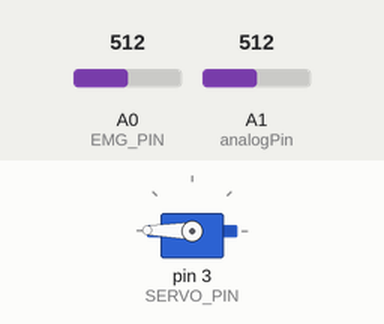
Simulated run of this sketch. Board: Arduino Uno, built with avr-gcc and run on an emulated ATmega328P. On the bench: servo. The test bench sets the inputs (shaded band); at power-on: A0 (EMG_PIN) = 512, A1 (analogPin) = 512. What the sketch prints to the serial monitor is not drawn.

Above: at 0.3 s.
Timing chart, 0 to 1.8 s (numbered marks = the images above):
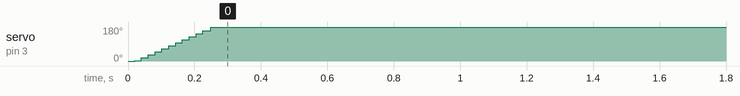

The sketch:

077-MyoWare-Muscle-Sensor.ino
```cpp
#include <Servo.h>

//Threshold for servo motor control with muscle sensor.
//You can set a threshold according to the maximum and minimum values of the muscle sensor.
#define THRESHOLD 200
#define baseline 90
//Pin number where the sensor is connected. (Analog 0)
#define EMG_PIN 0
#define analogPin 1

//Pin number where the servo motor is connected. (Digital PWM 3)
#define SERVO_PIN 3

//Define Servo motor
Servo SERVO_1;

const int numReadings = 20;
const int numTrail = 1000;

int readings[numReadings];      // the readings from the analog input
int readIndex = 0;              // the index of the current reading
int total = 0;                  // the running total
int average = 0;
int maximum = 0;
int temp = 0;
int counter = 0;
int raw= 0;
int Vin= 5;
int F = 0;

int lthreshold;
int avg[9];

float k = 0.0;
float factor = 0.0;
float R1= 100000;
float R2= 0;
float R = 0;
float buffer= 0;
float Vout= 0;

bool stage1;
bool stage2 = false;
bool stage3 = false;
bool stage4 = false;
bool state = false;
/*-------------------------------- void setup ------------------------------------------------*/

void setup(){

  //BAUDRATE set to 9600, remember it to set monitor serial properly.
  Serial.begin(9600);
  for (int thisReading = 0; thisReading < numReadings; thisReading++) {
    readings[thisReading] = 0;
  }
  //Set servo motor to digital pin 3
  SERVO_1.attach(SERVO_PIN);
  stage1 = true;
  R = 0;
}

/*--------------------------------  void loop  ------------------------------------------------*/

void loop(){
  total = total - readings[readIndex];
  // read from the sensor:
  readings[readIndex] = analogRead(EMG_PIN);
  // add the reading to the total:
  total = total + readings[readIndex];
  // advance to the next position in the array:
  readIndex = readIndex + 1;
  // if we're at the end of the array...
  if (readIndex >= numReadings) {
    // ...wrap around to the beginning:
    readIndex = 0;
  }

  // calculate the average:
  average = total / numReadings;

  maximum = max(maximum,average);

  //If the sensor value is GREATER than the THRESHOLD, the servo motor will turn to 180 degrees.
  if (stage1){
    if(average > THRESHOLD){
      if (counter < 10) {
        avg[counter] = average;
        counter ++;
      }
      else {
        k = ((float)(average - avg[0]))/10.0;
        counter = 0;
        //Serial.println(k);
      }

      if ((k > 5L) && (average > 180) && (!state)) {
        //SERVO_1.write(179);
        for (int i = 0; i < 180; i++){
          SERVO_1.write(i);
          raw = analogRead(analogPin);
          R = OhmMeter(raw);
          //Serial.println(R);
          if ((R > 90000) && (i > 30)){
            delay(3000);
            SERVO_1.write(0);
            stage1 = false;
            stage4 = true;
            state = false;
            goto situation1;
          }
          delay(1);
        }
        factor = 0.58;
        state = true;
      }
      else if ((k > 0) && (!state)){
        for (int i = 0; i < 180; i++){
          SERVO_1.write(i);
          raw = analogRead(analogPin);
          R = OhmMeter(raw);
          //Serial.println(R);
          if ((R > 20000) && (i > 30)){
            delay(3000);
            SERVO_1.write(0);
            stage1 = false;
            stage4 = true;
            state = false;
            goto situation1;
          }
          delay(8);
        }
        //situation2:
        factor = 0.72;
        state = true;
      }

      if (average < maximum) {
        lthreshold = maximum * factor;
        stage1 = false;
        stage2 = true;
      }
    }
    else{
      R = 0;
      SERVO_1.write(0);
    }
  }
situation1:
  if (stage2){
    if (average < lthreshold) {
      counter = 0;
      k = 0;
      state = false;
      stage3 = true;
      stage2 = false;
    }
  }

  if (stage3){
    if (average > lthreshold) {
      SERVO_1.write(0);
      stage3 = false;
      stage4 = true;
    }
    /*if (average < baseline){
      maximum = 0;
      R = 0;
      stage3 = false;
      stage1 = true;
    }*/
  }

  if (stage4){
    if (average < baseline) {
        maximum = 0;
        R = 0;
        stage4 = false;
        stage1 = true;
    }
  }

  //Serial.println(k);
  Serial.println(average);
}

float OhmMeter(int reading){
  if(reading)
  {
  buffer= reading * Vin;
  Vout= (buffer)/1024.0;
  buffer= (Vin/Vout) -1;
  R2= R1 * buffer/1000.0;
  return R2;
  }
}
```

Measured:
- by itself, servo on pin 3 (SERVO_PIN): moves from 0° to 179° over 0.23 s
